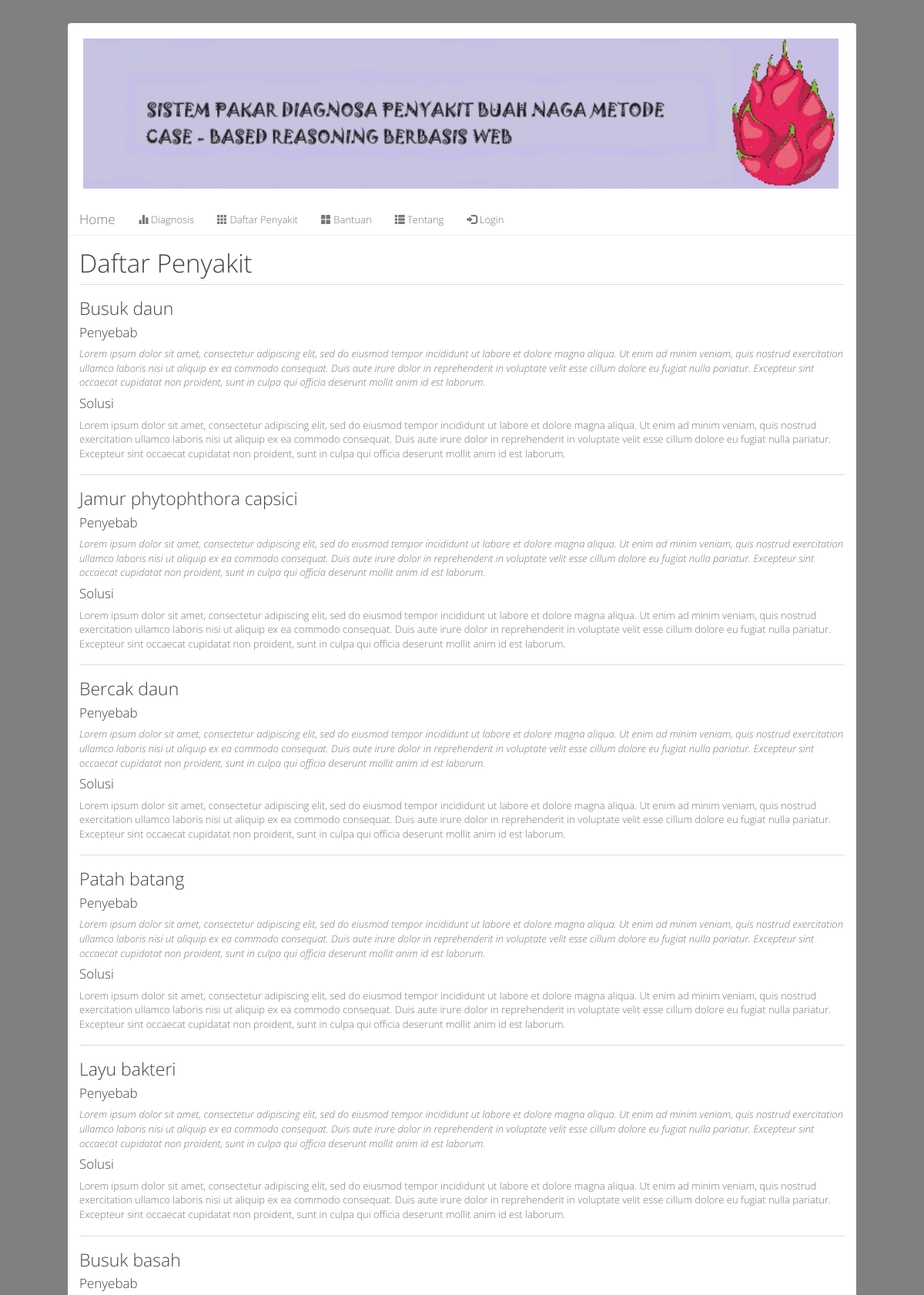
/?m=penyakit_list (upper part), run on the app's committed database.
### tables this page shows
CREATE TABLE `tb_penyakit` (
  `kode_penyakit` varchar(16) NOT NULL,
  `nama_penyakit` varchar(255) DEFAULT NULL,
  `penyebab` text,
  `solusi` text,
  PRIMARY KEY (`kode_penyakit`)
);

### config.php (called while the page is built)
<?php
$config["server"]='localhost';
$config["username"]='root';
$config["password"]='';
$config["database_name"]='cbr_bobot';

### functions.php (called while the page is built, shortened)
<?php
include'config.php';
include'includes/db.php';
$db = new DB($config['server'], $config['username'], $config['password'], $config['database_name']);
function esc_field($str){
    if (!get_magic_quotes_gpc())
        return addslashes($str);
    else
        return $str;
}

### includes/db.php (called while the page is built, shortened)
<?php
class DB{
    var $conn = null;
    public function __construct($host, $username, $passwd, $dbname){
        $this->conn = mysqli_connect($host, $username, $passwd, $dbname);
    }
    public function query($sql){
        $query = mysqli_query($this->conn, $sql) or die('<pre>Error mysqli_query: ' . mysqli_error($this->conn) . '<br />' . $sql . '</pre>');
        return $query;
    }
    public function get_results($sql){
        $query = $this->query($sql);
        $arr = array();
        while($row = mysqli_fetch_object($query)){
            $arr[] = $row;
        }
        return $arr;
    }
}

### penyakit_list.php (the view, shortened to what this page needs)
<div class="page-header">
    <h1>Daftar Penyakit</h1>
</div>
<?php
$q = esc_field($_GET['q']);
$rows = $db->get_results("SELECT * FROM tb_penyakit
    WHERE kode_penyakit LIKE '%$q%' OR nama_penyakit LIKE '%$q%' OR penyebab LIKE '%$q%'
    ORDER BY kode_penyakit");
foreach($rows as $row):?>
<h3><?=$row->nama_penyakit?></h3>
<h4>Penyebab</h4>
<i><p><?=$row->penyebab?></p></i>
<h4>Solusi</h4>
<p><?=$row->solusi?></p>
<hr>
<?php endforeach?>

### assets/css/general.css (style rules this page uses)
.page-header { margin-top: 0; padding-bottom: 0; }
.page-header h1 { margin-top: 0; }
body { background: gray; }

### data on the page
tb_penyakit: nama_penyakit "Busuk daun", penyebab "Lorem ipsum dolor sit amet, consectetur adipiscing elit, sed do eiusmod tempor incididunt ut labore et dolore magna aliqua. Ut enim ad minim veniam, quis nostrud exercitation ullamco laboris nisi ut aliquip ex ea commodo consequat. Duis aute irure dolor in reprehenderit in voluptate velit esse cillum dolore eu fugiat nulla pariatur. Excepteur sint occaecat cupidatat non proident, sunt in culpa qui officia deserunt mollit anim id est laborum.", solusi "Lorem ipsum dolor sit amet, consectetur adipiscing elit, sed do eiusmod tempor incididunt ut labore et dolore magna aliqua. Ut enim ad minim veniam, quis nostrud exercitation ullamco laboris nisi ut aliquip ex ea commodo consequat. Duis aute irure dolor in reprehenderit in voluptate velit esse cillum dolore eu fugiat nulla pariatur. Excepteur sint occaecat cupidatat non proident, sunt in culpa qui officia deserunt mollit anim id est laborum."
tb_penyakit: nama_penyakit "Jamur phytophthora capsici", penyebab "Lorem ipsum dolor sit amet, consectetur adipiscing elit, sed do eiusmod tempor incididunt ut labore et dolore magna aliqua. Ut enim ad minim veniam, quis nostrud exercitation ullamco laboris nisi ut aliquip ex ea commodo consequat. Duis aute irure dolor in reprehenderit in voluptate velit esse cillum dolore eu fugiat nulla pariatur. Excepteur sint occaecat cupidatat non proident, sunt in culpa qui officia deserunt mollit anim id est laborum.", solusi "Lorem ipsum dolor sit amet, consectetur adipiscing elit, sed do eiusmod tempor incididunt ut labore et dolore magna aliqua. Ut enim ad minim veniam, quis nostrud exercitation ullamco laboris nisi ut aliquip ex ea commodo consequat. Duis aute irure dolor in reprehenderit in voluptate velit esse cillum dolore eu fugiat nulla pariatur. Excepteur sint occaecat cupidatat non proident, sunt in culpa qui officia deserunt mollit anim id est laborum."
tb_penyakit: nama_penyakit "Bercak daun", penyebab "Lorem ipsum dolor sit amet, consectetur adipiscing elit, sed do eiusmod tempor incididunt ut labore et dolore magna aliqua. Ut enim ad minim veniam, quis nostrud exercitation ullamco laboris nisi ut aliquip ex ea commodo consequat. Duis aute irure dolor in reprehenderit in voluptate velit esse cillum dolore eu fugiat nulla pariatur. Excepteur sint occaecat cupidatat non proident, sunt in culpa qui officia deserunt mollit anim id est laborum.", solusi "Lorem ipsum dolor sit amet, consectetur adipiscing elit, sed do eiusmod tempor incididunt ut labore et dolore magna aliqua. Ut enim ad minim veniam, quis nostrud exercitation ullamco laboris nisi ut aliquip ex ea commodo consequat. Duis aute irure dolor in reprehenderit in voluptate velit esse cillum dolore eu fugiat nulla pariatur. Excepteur sint occaecat cupidatat non proident, sunt in culpa qui officia deserunt mollit anim id est laborum."
tb_penyakit: nama_penyakit "Patah batang", penyebab "Lorem ipsum dolor sit amet, consectetur adipiscing elit, sed do eiusmod tempor incididunt ut labore et dolore magna aliqua. Ut enim ad minim veniam, quis nostrud exercitation ullamco laboris nisi ut aliquip ex ea commodo consequat. Duis aute irure dolor in reprehenderit in voluptate velit esse cillum dolore eu fugiat nulla pariatur. Excepteur sint occaecat cupidatat non proident, sunt in culpa qui officia deserunt mollit anim id est laborum.", solusi "Lorem ipsum dolor sit amet, consectetur adipiscing elit, sed do eiusmod tempor incididunt ut labore et dolore magna aliqua. Ut enim ad minim veniam, quis nostrud exercitation ullamco laboris nisi ut aliquip ex ea commodo consequat. Duis aute irure dolor in reprehenderit in voluptate velit esse cillum dolore eu fugiat nulla pariatur. Excepteur sint occaecat cupidatat non proident, sunt in culpa qui officia deserunt mollit anim id est laborum."
tb_penyakit: nama_penyakit "Layu bakteri", penyebab "Lorem ipsum dolor sit amet, consectetur adipiscing elit, sed do eiusmod tempor incididunt ut labore et dolore magna aliqua. Ut enim ad minim veniam, quis nostrud exercitation ullamco laboris nisi ut aliquip ex ea commodo consequat. Duis aute irure dolor in reprehenderit in voluptate velit esse cillum dolore eu fugiat nulla pariatur. Excepteur sint occaecat cupidatat non proident, sunt in culpa qui officia deserunt mollit anim id est laborum.", solusi "Lorem ipsum dolor sit amet, consectetur adipiscing elit, sed do eiusmod tempor incididunt ut labore et dolore magna aliqua. Ut enim ad minim veniam, quis nostrud exercitation ullamco laboris nisi ut aliquip ex ea commodo consequat. Duis aute irure dolor in reprehenderit in voluptate velit esse cillum dolore eu fugiat nulla pariatur. Excepteur sint occaecat cupidatat non proident, sunt in culpa qui officia deserunt mollit anim id est laborum."
tb_penyakit: nama_penyakit "Busuk basah"
